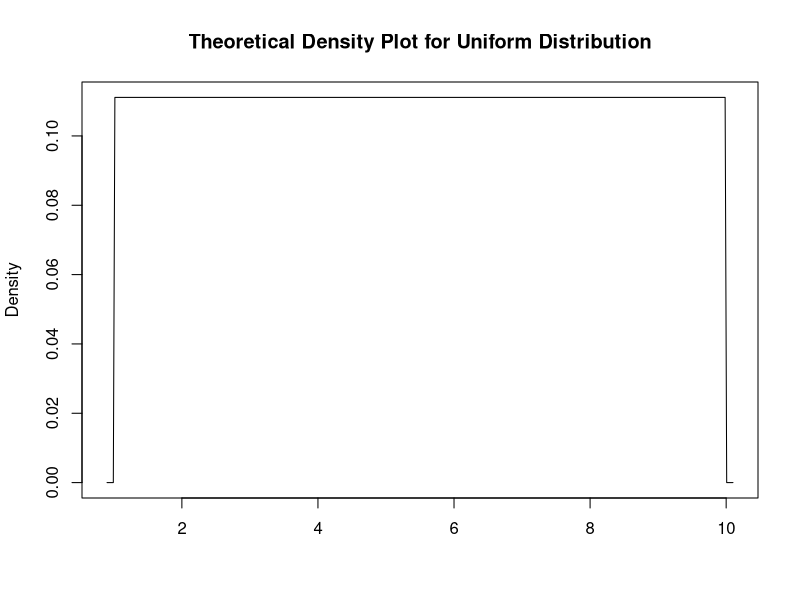
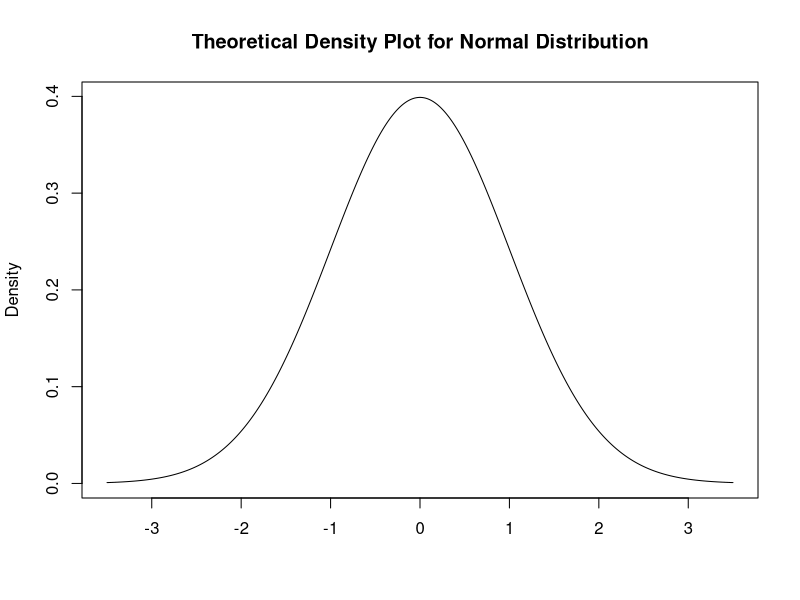
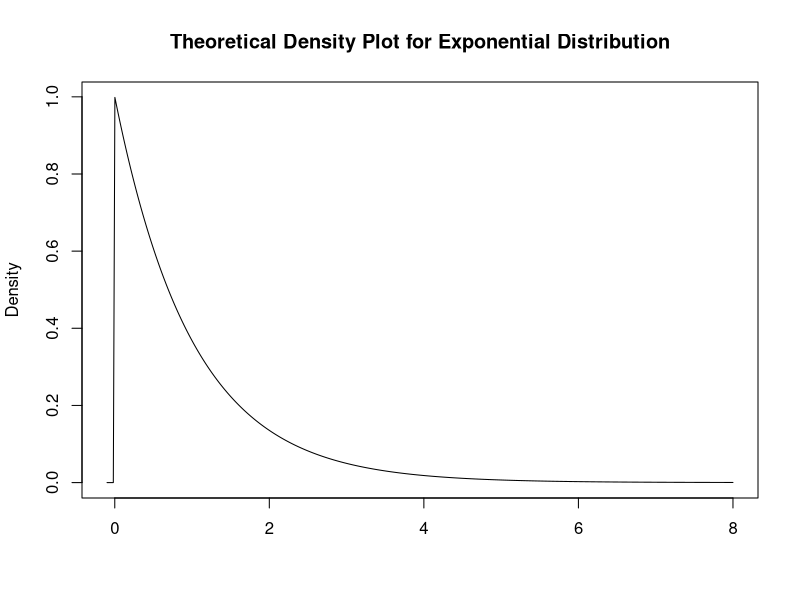
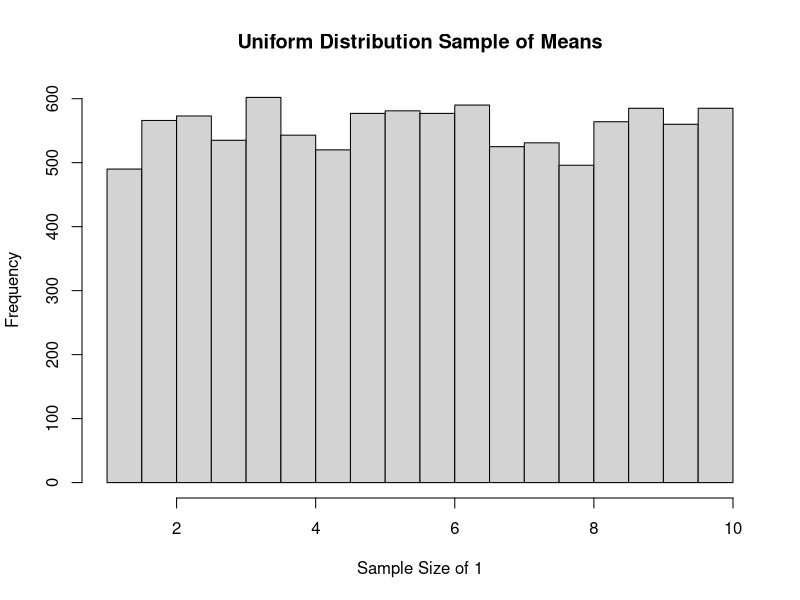
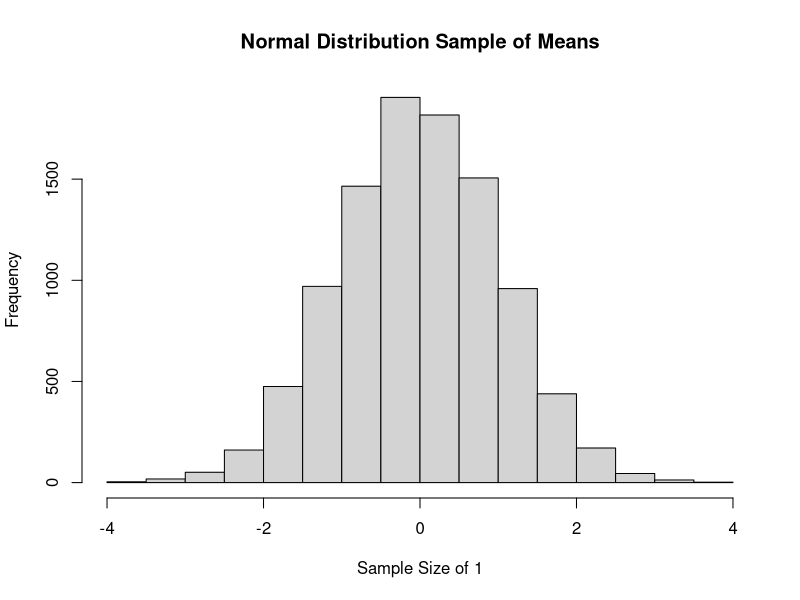
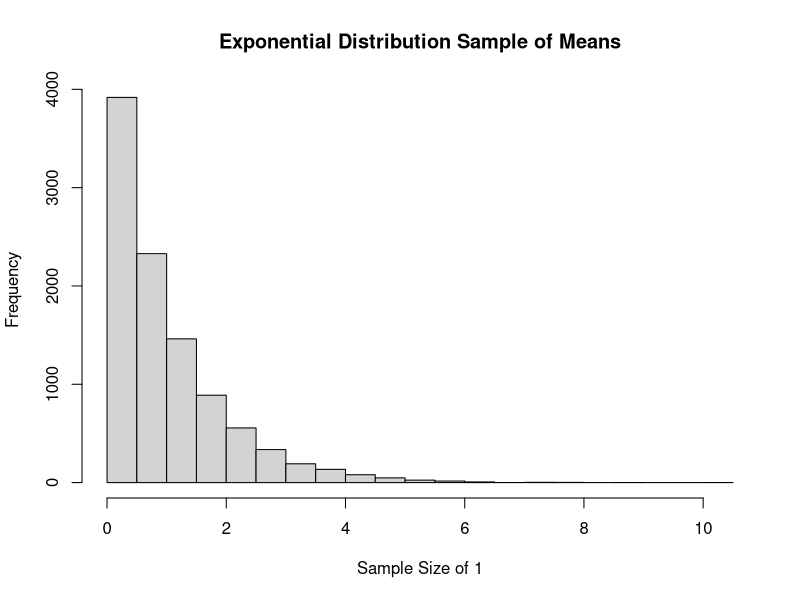
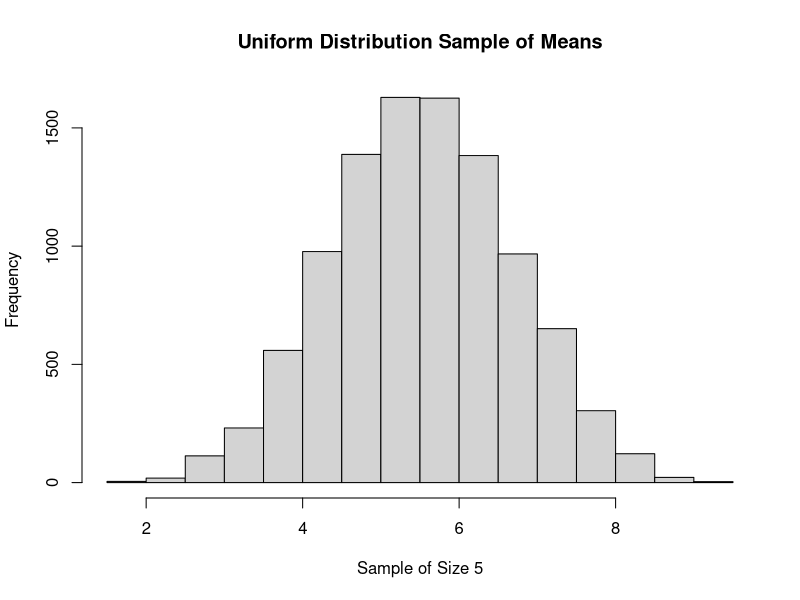
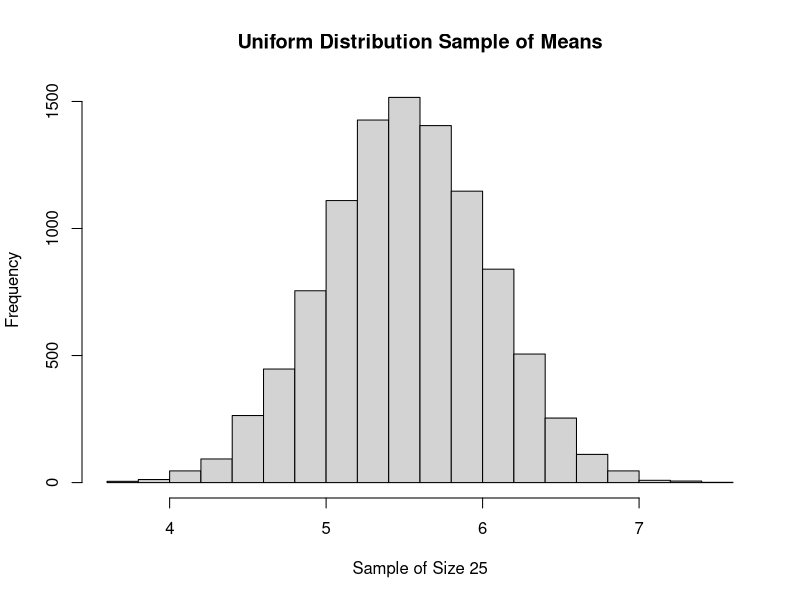

Write the R code that produced these figures, in order.
## Daniel Izaguirre
## Project 2
## Dr. Spence
## Data Science, 3900

## 1) Create the 3 functions
set.seed(92)
GenUnifSamples <- function(size, num_samp){
  if(missing(num_samp)){
    num_samp = 10000
    r_samples <- rep(0,size)
    for(i in 1:num_samp)
      r_samples[i] = mean(runif(size, min = 1, max = 10))
    return (r_samples)
  } else {
    r_samples <- rep(0,size)
    for(i in 1:num_samp)
      r_samples[i] = mean(runif(size, min = 1, max = 10))
    return (r_samples)
  }
}
GenNormSamples <- function(size, num_samp){
  if(missing(num_samp)){
    num_samp = 10000
    r_samples <- rep(0,size)
    for(i in 1:num_samp)
      r_samples[i] = mean(rnorm(size))
    return (r_samples)
  } else {
    num_samp = 10000
    r_samples <- rep(0,size)
    for(i in 1:num_samp)
      r_samples[i] = mean(rnorm(size))
    return (r_samples)
  }
}
GenExpSamples <- function(size, num_samp){
  if(missing(num_samp)){
    num_samp = 10000
    r_samples <- rep(0,size)
    for(i in 1:num_samp)
      r_samples[i] = mean(rexp(size, rate = 1))
    return (r_samples)
  } else {
    r_samples <- rep(0,size)
    for(i in 1:num_samp)
      r_samples[i] = mean(rexp(size, rate = 1))
    return (r_samples)
  }
}

## 2a- Theoretical Density Plot
## Theorical Denisty Plot for Uniform Distribution
#png(file= "Uniform Distribution Theoretical Density Plot1.png")
x <- seq(.9,10.1,length=400)
hx <- dunif(x, 1, 10)
s <- plot(x,hx,type="l",xlab = "", ylab = "Density",
          main = "Theoretical Density Plot for Uniform Distribution")
#dev.off()
## Theorical Denisty Plot for Normal Distribution
#png(file= "Normal Distribution Theoretical Density Plot1.png")
x <- seq(-3.5,3.5,length=400)
hx <- dnorm(x)
s <- plot(x,hx,type="l",xlab = "", ylab = "Density",
          main = "Theoretical Density Plot for Normal Distribution")
#dev.off()
## Theorical Denisty Plot for Exponential Distribution
#png(file= "Exponential Distribution Theoretical Density Plot1.png")
x <- seq(-0.1, 8,length=400)
hx <- dexp(x)
s <- plot(x,hx,type="l",xlab = "", ylab = "Density",
          main = "Theoretical Density Plot for Exponential Distribution")
#dev.off()

## 2b)
## Uniform Sample
#png(file= "1 Uniform Distribution Sample Means1.png")
us <- GenUnifSamples(1,10000)
hist(us, main = "Uniform Distribution Sample of Means", xlab = "Sample Size of 1")
summary(us)
us_mean <- mean(us)
paste("The uniform distribution mean is", us_mean)
us_med <- median(us)
paste("The uniform distribution median is", us_med)
#dev.off()
## Normal Sample
#png(file= "1 Normal Distribution Sample Means1.png")
ns <- GenNormSamples(1,10000)
hist(ns, main = "Normal Distribution Sample of Means", xlab = "Sample Size of 1")
summary(ns)
ns_mean <- mean(ns)
paste("The normal distribution mean is", ns_mean)
ns_med <- median(ns)
paste("The normal distribution median is", ns_med)
#dev.off()
## Exponential Sample
#png(file= "1 Exponential Distribution Sample Means1.png")
es <- GenExpSamples(1,10000)
hist(es, main = "Exponential Distribution Sample of Means", xlab = "Sample Size of 1")
summary(es)
es_mean <- mean(es)
paste("The exponential distribution mean is", es_mean)
es_med <- median(es)
paste("The exponential distribution median is", es_med)
#dev.off

## 2c) Use the function three times to generate the
##     following 3 sets of samples:
## GenNormSamples
ns_5 <- GenNormSamples(5)
ns_25 <- GenNormSamples(25)
ns_500 <- GenNormSamples(500)
# GenUnifSamples
us_5 <- GenUnifSamples(5)
us_25 <- GenUnifSamples(25)
us_500 <- GenUnifSamples(500)
# GenExpSamples
es_5 <- GenExpSamples(5)
es_25 <- GenExpSamples(25)
es_500 <- GenExpSamples(500)

## 2d)
## 1st Bullet Point

##### Uniform distribution histogram of those #2c sample means
#png(file= "5 Uniform Distribution Sample Means.png")
hist(us_5, main = "Uniform Distribution Sample of Means", xlab = "Sample of Size 5")
#dev.off()
#png(file= "25 Uniform Distribution Sample Means.png")
hist(us_25, main = "Uniform Distribution Sample of Means", xlab = "Sample of Size 25")
#dev.off()
#png(file= "500 Uniform Distribution Sample Means.png")
hist(us_500, main = "Uniform Distribution Sample of Means", xlab = "Sample of Size 500")
#dev.off()

##### Normal distribution histogram of those #2c sample means
#png(file= "5 Normal Distribution Sample Means1.png")
hist(ns_5, main = "Normal Distribution Sample of Means", xlab = "Sample of Size 5")
#dev.off()
#png(file= "25 Normal Distribution Sample Means1.png")
hist(ns_25, main = "Normal Distribution Sample ofMeans", xlab = "Sample of Size 25")
#dev.off()
#png(file= "500 Normal Distribution Sample Means1.png")
hist(ns_500, main = "Normal Distribution Sample of Means", xlab = "Sample of Size 500")
#dev.off()

##### Exponential distribution histogram of those #2c sample means
#png(file= "5 Exponential Distribution Sample Means1.png")
hist(es_5, main = "Exponential Distribution Sample of Means", xlab = "Sample of Size 5")
#dev.off()
#png(file= "25 Exponential Distribution Sample Means1.png")
hist(es_25, main = "Exponential Distribution Sample of Means", xlab = "Sample of Size 25")
#dev.off()
#png(file= "500 Exponential Distribution Sample Means1.png")
hist(es_500, main = "Exponential Distribution Sample of Means", xlab = "Sample of Size 500")
#dev.off()

## 2nd Bullet Point
## Mean of Means
## Mean of Uniform Distribution of Means
m_us5 <- mean(us_5)
paste("Mean of the means in the Uniform Distribution sample of size 5:",m_us5)
m_us25 <- mean(us_25)
paste("Mean of the means in the Uniform Distribution sample of size 25:",m_us25)
m_us500 <- mean(us_500)
paste("Mean of the means in the Uniform Distribution sample of size 500:",m_us500)
## Mean of Normal Distribution of Means
m_ns5 <- mean(ns_5)
paste("Mean of the means in the Normal Distribution sample of size 5:",m_ns5)
m_ns25 <- mean(ns_25)
paste("Mean of the means in the Normal Distribution sample of size 25:",m_ns25)
m_ns500 <- mean(ns_500)
paste("Mean of the means in the Normal Distribution sample of size 500:",m_ns500)
## Means of Exponential Distribution of Means
m_es5 <- mean(es_5)
paste("Mean of the means in Exponential Distribution the sample of size 5:",m_es5)
m_es25 <- mean(es_25)
paste("Mean of the means in Exponential Distribution the sample of size 25:",m_es25)
m_es500 <- mean(es_500)
paste("Mean of the means in Exponential Distribution the sample of size 500:",m_es500)

## Standard Deviation of Means
## Standard Deviation of Exponential Distribution of Means
sd_us5 <- sd(us_5)
paste("Standard Deviation of the means in the Uniform Distribution sample of size 5:",m_us5)
sd_us25 <- sd(us_25)
paste("Standard Deviation of the means in the Uniform Distribution sample of size 25:",m_us25)
sd_us500 <- sd(us_500)
paste("Standard Deviation of the means in the Uniform Distribution sample of size 500:",m_us500)
## Standard Deviation of Normal Distribution of Means
sd_ns5 <- sd(ns_5)
paste("Standard Deviation of the means in the Normal Distribution sample of size 5:",m_ns5)
sd_ns25 <- sd(ns_25)
paste("Standard Deviation of the means in the Normal Distribution sample of size 25:",m_ns25)
sd_ns500 <- sd(ns_500)
paste("Standard Deviation of the means in the Normal Distribution sample of size 500:",m_ns500)
## Standard Deviation of Exponential Distribution of Means
sd_es5 <- sd(es_5)
paste("Standard Deviation of the means in Exponential Distribution the sample of size 5:",m_es5)
sd_es25 <- sd(es_25)
paste("Standard Deviation of the means in Exponential Distribution the sample of size 25:",m_es25)
sd_es500 <- sd(es_500)
paste("Standard Deviation of the means in Exponential Distribution the sample of size 500:",m_es500)

## 5-number Summary of Means
## 5-#-S of sample size 5 for Uniform Distribution of Means
summary(us_5)
## 5-#-S of sample size 25 for Uniform Distribution of Means
summary(us_25)
## 5-#-S of sample size 500 for Uniform Distribution of Means
summary(us_500)

## 5-#-S of sample size 5 for Normal Distribution of Means
summary(ns_5)
## 5-#-S of sample size 25 for Normal Distribution of Means
summary(ns_25)
## 5-#-S of sample size 500 for Normal Distribution of Means
summary(ns_500)

## 5-#-S of sample size 5 for Exponential Distribution of Means
summary(es_5)
## 5-#-S of sample size 25 for Exponential Distribution of Means
summary(es_25)
## 5-#-S of sample size 500 for Exponential Distribution of Means
summary(es_500)








